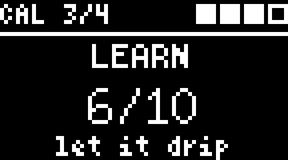
#> input picture tools/manual-build/manual-img/c3_cal3.png, 288 x 160 px
$ python make_strip.py ../manual-build/manual-img/c3_cal1.png 5 5 5 ../manual-build/manual-img/c3_cal3.png
#> lines starting #> are read from the running program, lines starting #| are printed output that depends on the picture
### tools/screen-preview/make_sheet.py
#!/usr/bin/env python3
# -*- coding: utf-8 -*-
"""ประกอบภาพหน้าจอหลายภาพเป็นแผ่นเดียว (แผ่นเปรียบเทียบ / ภาพรวม)

ใช้: make_sheet.py ผลลัพธ์.png จำนวนคอลัมน์ ภาพ1 คำบรรยาย1 [ภาพ2 คำบรรยาย2 ...]
     คำบรรยายว่าง ("") = ไม่มีแถบคำบรรยายของภาพนั้น

เดิมแผ่นเหล่านี้ประกอบด้วยมือนอกเครื่องมือ พอภาพต้นทางเปลี่ยนก็ไม่มีใครสร้างใหม่
และคำบรรยายภาษาไทยกลายเป็นกล่องสี่เหลี่ยม เพราะฟอนต์ที่ใช้ตอนนั้นไม่มีอักษรไทย
ตอนนี้ run.sh ของแต่ละเครื่องมือเรียกสคริปต์นี้ทุกครั้ง และคำบรรยายเขียนด้วย
ฟอนต์ 5x7 ตัวจริงของ Adafruit_GFX (ASCII ล้วน) แบบเดียวกับตัวอักษรบนจอ
"""
import sys
from PIL import Image, ImageDraw
from bitmapfont import glcd_font

BG = (26, 27, 34)
CAP = (170, 174, 186)
PAD = 18
CAP_H = 30
CAP_SIZE = 2          # ขนาดตัวอักษรของคำบรรยาย (ช่องละ 12x16 พิกเซล)


def draw_caption(img, x, y, text):
    d = ImageDraw.Draw(img)
    font = glcd_font()

    def fillrect(rx, ry, rw, rh, c):
        d.rectangle([rx, ry, rx + rw - 1, ry + rh - 1], fill=c)

    for i, ch in enumerate(text.encode("ascii", "replace")):
        font.draw_char(fillrect, x + i * 6 * CAP_SIZE, y, ch, CAP, CAP, CAP_SIZE)


# [23 lines left out: function main, not called in this run]


# [5 lines that do not run on import are left out]

### tools/screen-preview/bitmapfont.py
# -*- coding: utf-8 -*-
"""ฟอนต์บิตแมปตัวจริงของไลบรารีที่เฟิร์มแวร์ใช้ สำหรับเรนเดอร์ภาพหน้าจอจำลอง

เดิมตัวเรนเดอร์ใช้ฟอนต์ DejaVu (TrueType) วาดแทน ตำแหน่งกับขนาดใกล้เคียง
แต่รูปตัวอักษรไม่ใช่ของจริง ภาพอ้างอิงจึงหน้าตาไม่เหมือนจอที่ประกอบเสร็จ
ไฟล์นี้อ่านข้อมูลฟอนต์ต้นฉบับของไลบรารีโดยตรง แล้วถอดรหัสด้วยวิธีเดียวกับไลบรารี

  U8g2Font  ฟอนต์ของ U8g2 (จอ OLED) อ่านจากไฟล์ fonts/u8g2_font_<ชื่อ>.c
            ถอดรหัสตาม csrc/u8g2_font.c ของ U8g2 ทีละขั้น
            (หัวฟอนต์ 23 ไบต์ บิตสตรีมเรียงจากบิตต่ำ ภาพตัวอักษรแบบ run-length)
  GlcdFont  ฟอนต์ 5x7 "classic" ของ Adafruit_GFX (จอ TFT) อ่านจาก fonts/glcdfont.c
            วาดตาม Adafruit_GFX::drawChar() ทีละขั้น

ที่มาและสัญญาอนุญาตของไฟล์ฟอนต์อยู่ที่ fonts/README.md
"""
import os
import re

HERE = os.path.dirname(os.path.abspath(__file__))
FONT_DIR = os.path.join(HERE, "fonts")

_ESC = {"n": 10, "t": 9, "r": 13, "\\": 92, '"': 34, "'": 39, "?": 63,
        "a": 7, "b": 8, "f": 12, "v": 11}


# [34 lines left out: function _c_string_bytes, not called in this run]


class _BitReader:
    """u8g2_font_decode_get_unsigned_bits() / _signed_bits() — อ่านจากบิตต่ำขึ้นไป"""

    def __init__(self, data, pos):
        self.d, self.p, self.bit = data, pos, 0

    # [9 lines left out: function u, not called in this run]

    def s(self, cnt):
        return self.u(cnt) - (1 << (cnt - 1))


class U8g2Font:
    """ฟอนต์ U8g2 หนึ่งตัว — ชื่อตามที่ตัวจำลองบันทึกไว้ เช่น "5x8", "logisoso32" """

    # [75 lines left out: functions __init__, glyph, not called in this run]

    def str_width(self, text):
        """ระยะเลื่อนรวมของสตริง แบบเดียวกับที่ u8g2_DrawStr() ขยับ x"""
        return sum((self.glyph(ord(c)) or (0, 0, 0, 0, 0, None))[4] for c in text)

    # [25 lines left out: function draw_str, not called in this run]


class GlcdFont:
    """ฟอนต์ 5x7 ในตัวของ Adafruit_GFX (glcdfont.c) — 5 ไบต์ต่อตัว หนึ่งไบต์ = หนึ่งคอลัมน์"""

    def __init__(self):
        src = open(os.path.join(FONT_DIR, "glcdfont.c"), encoding="latin-1").read()
        body = src.split("font[] PROGMEM = {", 1)[1].split("};", 1)[0]
        body = re.sub(r"//[^\n]*", "", body)
        body = re.sub(r"/\*.*?\*/", "", body, flags=re.S)
        self.data = bytes(int(v, 16) for v in re.findall(r"0x[0-9A-Fa-f]{2}", body))
        if len(self.data) != 256 * 5:
            raise ValueError("glcdfont.c: ได้ %d ไบต์ แต่ต้องได้ 1280" % len(self.data))

    # [19 lines left out: function draw_char, not called in this run]


_u8g2 = {}


# [4 lines left out: function u8g2_font, not called in this run]


_glcd = []


def glcd_font():
    if not _glcd:
        _glcd.append(GlcdFont())
    return _glcd[0]

### tools/station-preview/make_strip.py
#!/usr/bin/env python3
# -*- coding: utf-8 -*-
"""ประกอบภาพหน้าจอทีละเฟรมของหนึ่งฉากเป็นแผ่นเรียงตามเวลา (filmstrip)

ใช้: make_strip.py ผลลัพธ์.png มิลลิวินาทีต่อเฟรม เลือกทุกกี่มิลลิวินาที จำนวนคอลัมน์ เฟรม1.png [...]

เลือกเฟรมทุก ๆ ช่วงเวลาที่กำหนด ย่อเหลือขนาดจอจริง (ภาพจากตัวเรนเดอร์ขยาย 3 เท่า)
แล้วเขียนเวลาใต้ภาพด้วยฟอนต์ 5x7 ตัวจริงของ Adafruit_GFX แบบเดียวกับ make_sheet.py
"""
import os
import sys
from PIL import Image

sys.path.insert(0, os.path.join(os.path.dirname(os.path.abspath(__file__)), "..", "screen-preview"))
from make_sheet import draw_caption, BG  # noqa: E402

PAD, CAP_H = 12, 30


def main(out, ms, every, cols, paths):
#> called with out = '../manual-build/manual-img/c3_cal1.png', ms = 5, every = 5, cols = 5
    step = max(1, every // ms)
    pick = [(i * ms, paths[i]) for i in range(0, len(paths), step)]
    tiles = []
    for t, p in pick:
        im = Image.open(p).convert("RGB")
#> im is the input picture: PIL image 288x160 RGB; min 0, max 255, mean 36
        tiles.append((t, im.resize((im.width // 3, im.height // 3), Image.NEAREST)))
    tw, th = tiles[0][1].size
#> tw = 96; th = 53
    rows = (len(tiles) + cols - 1) // cols
#> rows = 1
    sheet = Image.new("RGB", (PAD + cols * (tw + PAD), PAD + rows * (th + CAP_H + PAD)), BG)
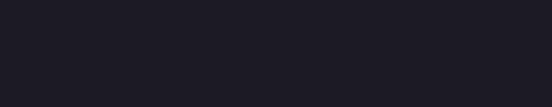
#> sheet: PIL image 552x107 RGB; mean R, G, B 26, 27, 34
    for n, (t, im) in enumerate(tiles):
        x = PAD + (n % cols) * (tw + PAD)
        y = PAD + (n // cols) * (th + CAP_H + PAD)
        draw_caption(sheet, x + 2, y + 6, "t=%.1fs" % (t / 1000.0))
        sheet.paste(im, (x, y + CAP_H))
#> this loop made 1 pass
#> (t, x, y) on pass 1: (0, 12, 12)
    sheet.save(out)
    print("%s %s (%d ภาพ)" % (out, sheet.size, len(tiles)))


if __name__ == "__main__":
    if len(sys.argv) < 6:
        sys.exit(__doc__)
#> (the run stopped early here; a loop or call above may not have finished)
